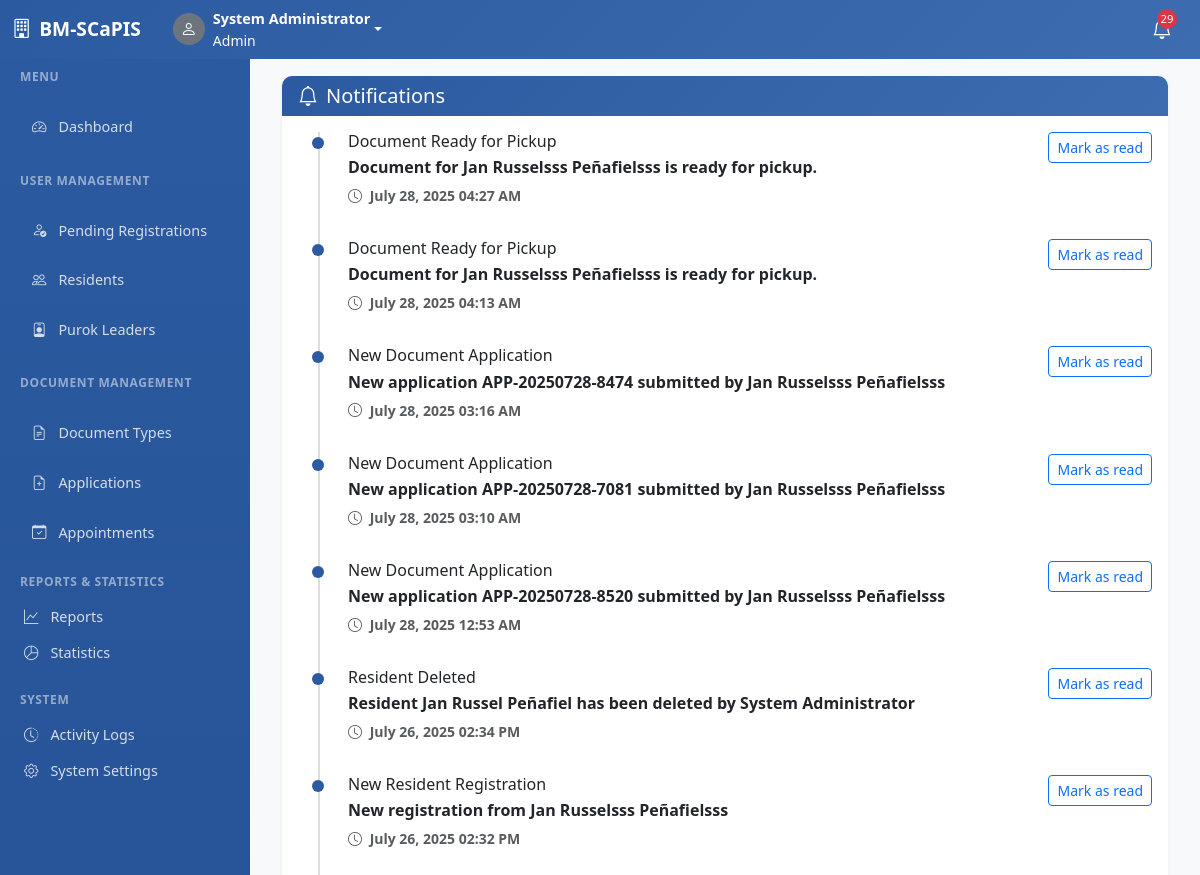
Before: /notifications.php (signed in, upper part) with the older database file.
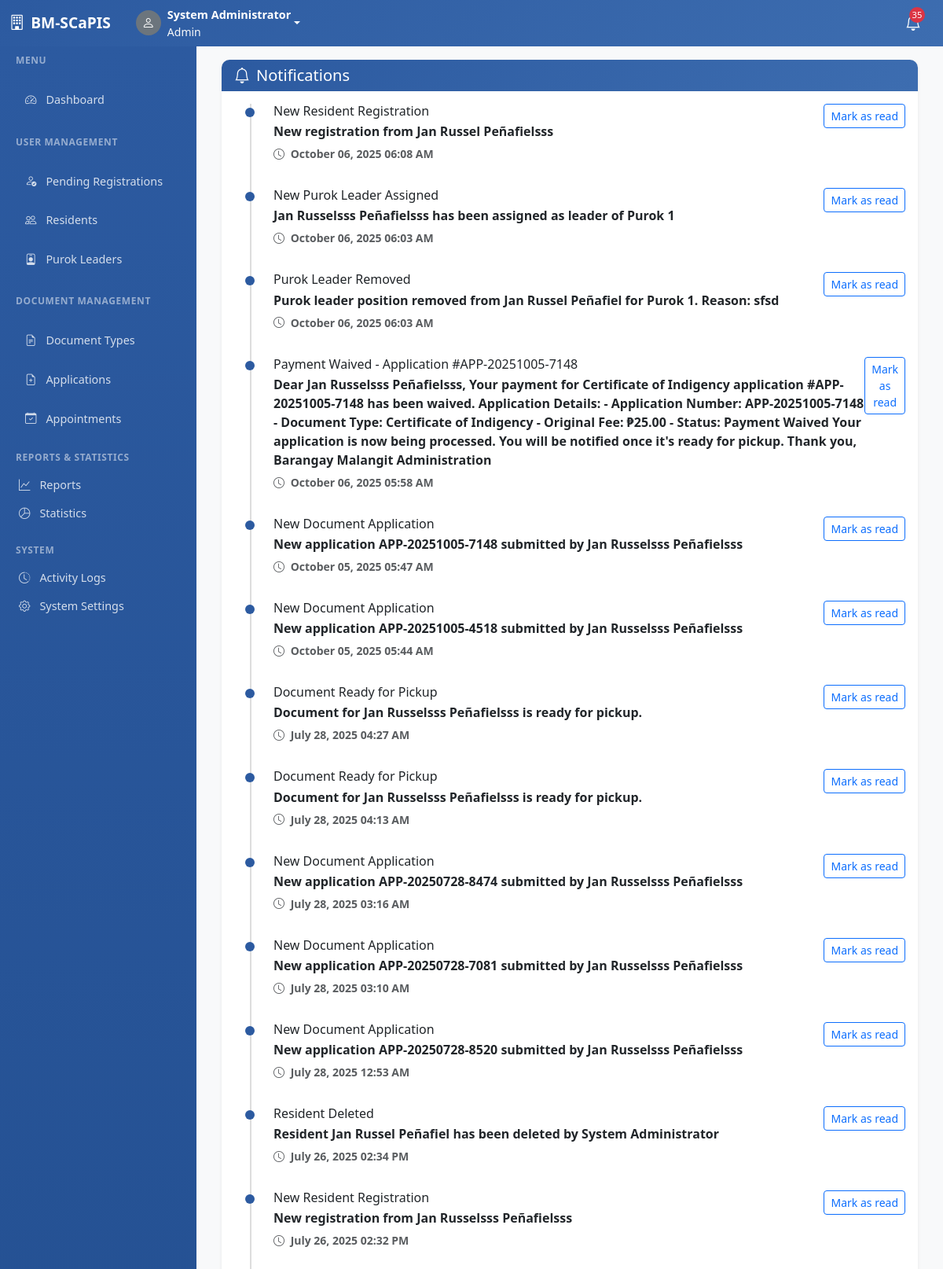
After: the same page with the newer database file.
### tables this page shows
CREATE TABLE `system_notifications` (
  `id` int(11) NOT NULL,
  `type` varchar(50) NOT NULL,
  `title` varchar(200) NOT NULL,
  `message` text NOT NULL,
  `target_role` enum('admin','purok_leader','all') NOT NULL,
  `target_user_id` int(11) DEFAULT NULL,
  `is_read` tinyint(1) DEFAULT 0,
  `metadata` longtext DEFAULT NULL CHECK (json_valid(`metadata`)),
  `created_at` timestamp NOT NULL DEFAULT current_timestamp(),
  `read_at` timestamp NULL DEFAULT NULL
);

### config.php (called while the page is built, shortened)
<?php
try {
    $pdo = new PDO("mysql:host=" . DB_HOST . ";dbname=" . DB_NAME . ";charset=utf8mb4", DB_USERNAME, DB_PASSWORD);
    $pdo->setAttribute(PDO::ATTR_ERRMODE, PDO::ERRMODE_EXCEPTION);
    $pdo->setAttribute(PDO::ATTR_DEFAULT_FETCH_MODE, PDO::FETCH_ASSOC);
} catch(PDOException $e) {
    die("Database connection failed: " . $e->getMessage());
}
function isLoggedIn() {
    global $pdo;
    try {
        $stmt = $pdo->prepare("SELECT id FROM users WHERE id = ?");
        $stmt->execute([$_SESSION['user_id']]);
        return true;
    } catch (PDOException $e) {
        return false;
    }
}
require_once 'sms_functions.php';
function getUnreadNotifications($userId = null, $role = null) {
    global $pdo;
    $sql = "SELECT * FROM system_notifications WHERE is_read = 0";
    $params = [];
    if ($userId) {
        $sql .= " AND (target_user_id = ? OR target_role = ? OR target_role = 'all')";
        $params = [$userId, $role];
    } elseif ($role) {
        $sql .= " AND (target_role = ? OR target_role = 'all')";
        $params = [$role];
    }
    $sql .= " ORDER BY created_at DESC";
    $stmt = $pdo->prepare($sql);
    $stmt->execute($params);
    return $stmt->fetchAll();
}
?>

### notifications.php (the view, shortened to what the changed rows need)
<?php
require_once 'config.php';
require_once 'header.php';
require_once 'sidebar.php';
$user_id = $_SESSION['user_id'];
$role = $_SESSION['role'];
$sql = "SELECT sn.*, u.first_name, u.last_name, DATE_FORMAT(sn.created_at, '%M %d, %Y %h:%i %p') as formatted_date
        FROM system_notifications sn
        LEFT JOIN users u ON u.id = sn.target_user_id
        WHERE (sn.target_role = ? OR sn.target_role = 'all'";
if ($role == 'resident') {
    $sql .= " OR sn.target_user_id = ?)";
    $params = [$role, $user_id];
} else {
    $sql .= ")";
    $params = [$role];
}
$sql .= " ORDER BY sn.created_at DESC";
$stmt = $pdo->prepare($sql);
$stmt->execute($params);
$notifications = $stmt->fetchAll(PDO::FETCH_ASSOC);
?>
<div class="content-wrapper">
    <div class="container-fluid">
        <div class="row">
            <div class="col-12">
                <div class="card fade-in">
                <div class="card-body">
                    <?php if (empty($notifications)): ?>
                        <div class="text-center py-5">
                            <i class="bi bi-bell-slash text-muted" style="font-size: 3rem;"></i>
                            <p class="mt-3 text-muted">No notifications found</p>
                        </div>
                    <?php else: ?>
                        <div class="timeline">
                            <?php foreach ($notifications as $notification): ?>
                                <div class="timeline-item <?php echo $notification['is_read'] ? 'text-muted' : 'fw-bold'; ?>">
                                    <div class="d-flex justify-content-between align-items-start">
                                        <div>
                                            <h6 class="mb-1"><?php echo htmlspecialchars($notification['title']); ?></h6>
                                            <p class="mb-1"><?php echo htmlspecialchars($notification['message']); ?></p>
                                            <small class="text-muted">
                                                <i class="bi bi-clock me-1"></i>
                                                <?php echo $notification['formatted_date']; ?>
                                            </small>
                                        </div>
                                        <?php if (!$notification['is_read']): ?>
                                            <button class="btn btn-sm btn-outline-primary mark-read"
                                                    data-notification-id="<?php echo $notification['id']; ?>">
                                                Mark as read
                                            </button>
                                        <?php endif; ?>
                                    </div>
                                </div>
                            <?php endforeach; ?>
                        </div>
                    <?php endif; ?>
                </div>
            </div>
        </div>
    </div>
</div>

### sidebar.php (shortened to what the changed rows need)
<?php
if (!isLoggedIn()) {
    ?>
    <nav class="navbar navbar-expand-lg navbar-dark fixed-top" style="background: linear-gradient(135deg, var(--primary-color), #3d6db0);">
        <div class="container">
            <a class="navbar-brand" href="index.php">
                <i class="bi bi-building me-2"></i><?php echo SYSTEM_NAME; ?>
            </a>
            <button class="navbar-toggler" type="button" data-bs-toggle="collapse" data-bs-target="#navbarNav">
                <span class="navbar-toggler-icon"></span>
            </button>
            <div class="collapse navbar-collapse" id="navbarNav">
                <ul class="navbar-nav ms-auto">
                    <li class="nav-item">
                        <a class="nav-link" href="index.php">
                            <i class="bi bi-house me-2"></i>Home
                        </a>
                    </li>
                    <li class="nav-item">
                        <a class="nav-link" href="about.php">
                            <i class="bi bi-info-circle me-2"></i>About
                        </a>
                    </li>
                    <li class="nav-item">
                        <a class="nav-link" href="services.php">
                            <i class="bi bi-list-ul me-2"></i>Services
                        </a>
                    </li>
                    <li class="nav-item">
                        <a class="nav-link" href="contact.php">
                            <i class="bi bi-telephone me-2"></i>Contact
                        </a>
                    </li>
                    <li class="nav-item">
                        <a class="nav-link" href="login.php">
                            <i class="bi bi-box-arrow-in-right me-2"></i>Login
                        </a>
                    </li>
                    <li class="nav-item">
                        <a class="btn btn-outline-light ms-2" href="register.php">
                            <i class="bi bi-person-plus me-2"></i>Register
                        </a>
                    </li>
                </ul>
            </div>
        </div>
    </nav>
    <?php
} else {
    $unreadNotifications = getUnreadNotifications($_SESSION['user_id'], $_SESSION['role']);
    $notificationCount = count($unreadNotifications);
    ?>
    <nav class="navbar navbar-expand-lg navbar-dark fixed-top" style="background: linear-gradient(135deg, var(--primary-color), #3d6db0);">
        <div class="container-fluid">
            <div class="d-flex align-items-center ms-auto">
                <div class="dropdown me-3">
                    <a class="nav-link position-relative text-white" href="#" data-bs-toggle="dropdown">
                        <i class="bi bi-bell fs-5"></i>
                        <?php if ($notificationCount > 0): ?>
                            <span class="notification-badge"><?php echo min($notificationCount, 99); ?></span>
                        <?php endif; ?>
                    </a>
                </div>
            </div>
        </div>
    </nav>
    <?php
}
?>

Changed rows visible on the page:
added system_notifications: title "New Resident Registration", message "New registration from Jan Russel Peñafielsss", formatted_date "October 06, 2025 06:08 AM"
added system_notifications: title "New Purok Leader Assigned", message "Jan Russelsss Peñafielsss has been assigned as leader of Purok 1", formatted_date "October 06, 2025 06:03 AM"
added system_notifications: title "Purok Leader Removed", message "Purok leader position removed from Jan Russel Peñafiel for Purok 1. Reason: sfsd", formatted_date "October 06, 2025 06:03 AM"
added system_notifications: title "Payment Waived - Application #APP-20251005-7148", message "Dear Jan Russelsss Peñafielsss, Your payment for Certificate of Indigency application #APP-20251005-7148 has been waived. Application Details: - Application Number: APP-20251005-7148 - Document Type: Certificate of Indigency - Original Fee: ₱25.00 - Status: Payment Waived Your application is now being processed. You will be notified once it's ready for pickup. Thank you, Barangay Malangit Administration", formatted_date "October 06, 2025 05:58 AM"
added system_notifications: title "New Document Application", message "New application APP-20251005-7148 submitted by Jan Russelsss Peñafielsss", formatted_date "October 05, 2025 05:47 AM"
added system_notifications: title "New Document Application", message "New application APP-20251005-4518 submitted by Jan Russelsss Peñafielsss", formatted_date "October 05, 2025 05:44 AM"
Other visible differences:
min($notificationCount, 99): "29" → "35"
